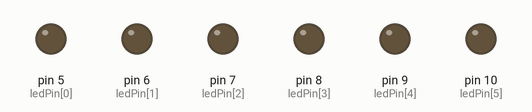
This sketch was run on a simulated Arduino Uno, built with avr-gcc and run on an emulated ATmega328P. Parts: output pins drawn as LEDs (lit = HIGH).

Above: at 0.05 s.
At 0.15 s:
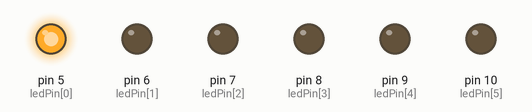
At 0.35 s:
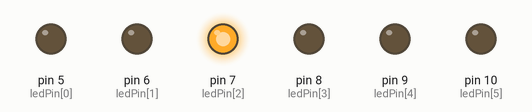
At 1.06 s:
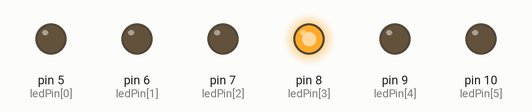
At 1.46 s:
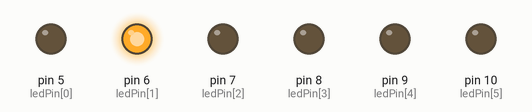
At 2.12 s:
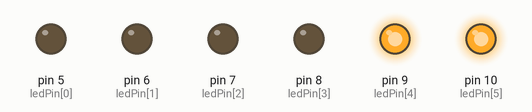
Timing chart, 0 to 3.0 s (numbered marks = the images above):
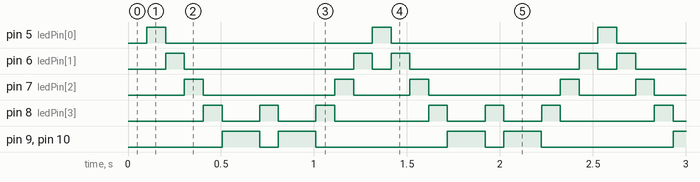

Measured:
- by itself, pin 5 (ledPin[0]): alternates HIGH for 0.10 s and LOW for 1.1 s
- by itself, pin 6 (ledPin[1]): repeats every 1.2 s: LOW 0.91 s, HIGH 0.10 s, LOW 0.10 s, HIGH 0.10 s
- by itself, pin 7 (ledPin[2]): repeats every 1.2 s: LOW 0.71 s, HIGH 0.10 s, LOW 0.30 s, HIGH 0.10 s
- by itself, pin 8 (ledPin[3]): repeats every 1.2 s: 2 × (LOW 0.20 s, HIGH 0.10 s), LOW 0.51 s, HIGH 0.10 s
- by itself, pin 9 (ledPin[4]), pin 10 (ledPin[5]): repeats every 1.2 s: LOW 0.10 s, HIGH 0.20 s, LOW 0.71 s, HIGH 0.20 s

The sketch:

Exercicio1.ino
```cpp
// Efeitos com LEDs - Projeto 1

#define PINS 6

byte ledPin[PINS] = {5,6,7,8,9,10};   // vetor para os pinos dos LEDs

unsigned int ledDelay = 100;                   // intervalo entre as alterações
short direction = 1;
char currentLED[] = {0,9};                     // LEDs que estarão acesos
unsigned long changeTime;

void
setup()
{
  for (byte x = 0; x < 6; x++)
    pinMode (ledPin[x], OUTPUT);               // define todos os pinos como saídas

  changeTime = millis();
}

void
loop()
{
  if ((millis() - changeTime) > ledDelay)       // verifica se transcorreram ledDelay ms desde a última alteração
  {
    changeLED();
    changeTime = millis();
  }
}

void
changeLED()
{
  for (byte x = 0; x < 6; x++)
    digitalWrite(ledPin[x], LOW);

  digitalWrite(ledPin[currentLED[0]], HIGH);      // acende os LEDs atuais
  digitalWrite(ledPin[currentLED[1]], HIGH);
  currentLED[0] += direction;
  currentLED[1] -= direction;                  // incremente os LEDS de acordo com o valor de direction

  if ((currentLED[0] == 6) || (currentLED[0] == 0))
    direction *= -1;
}
```
